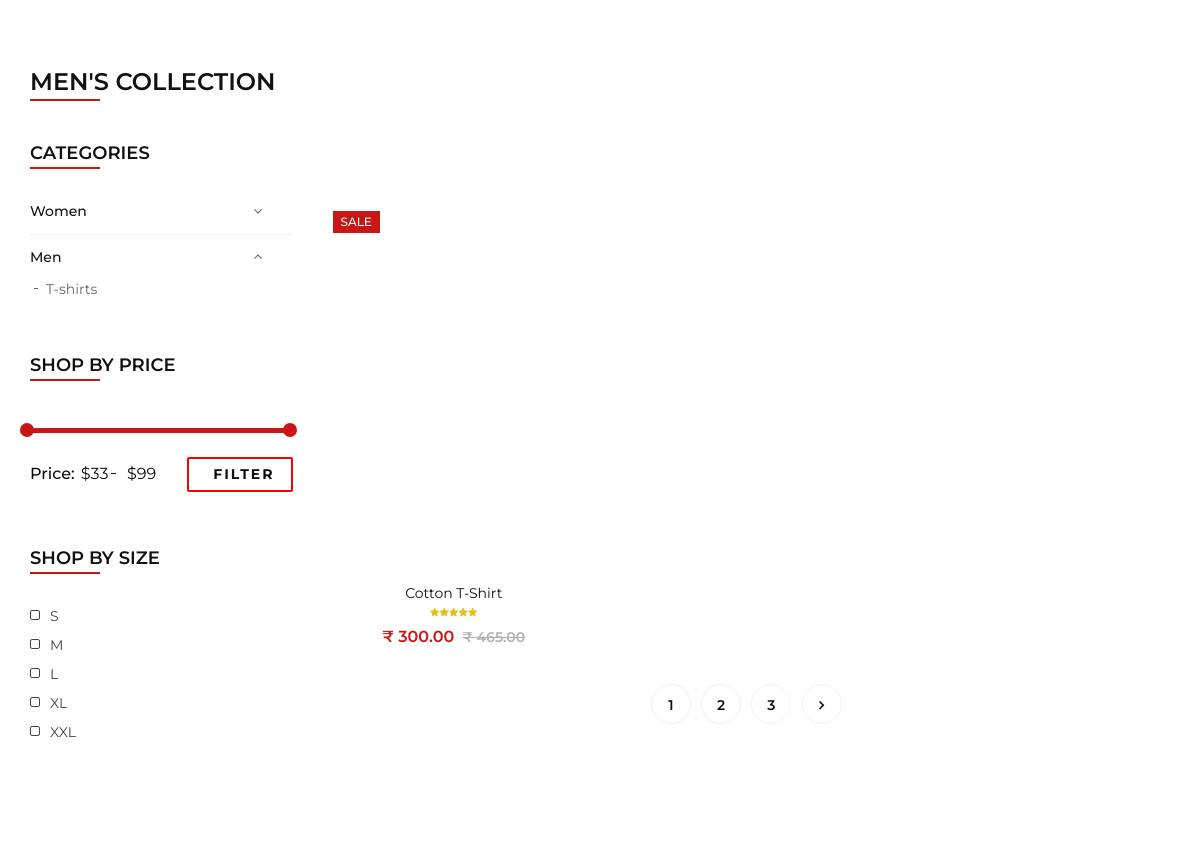
Page /men/ (middle part) on the earlier database version.
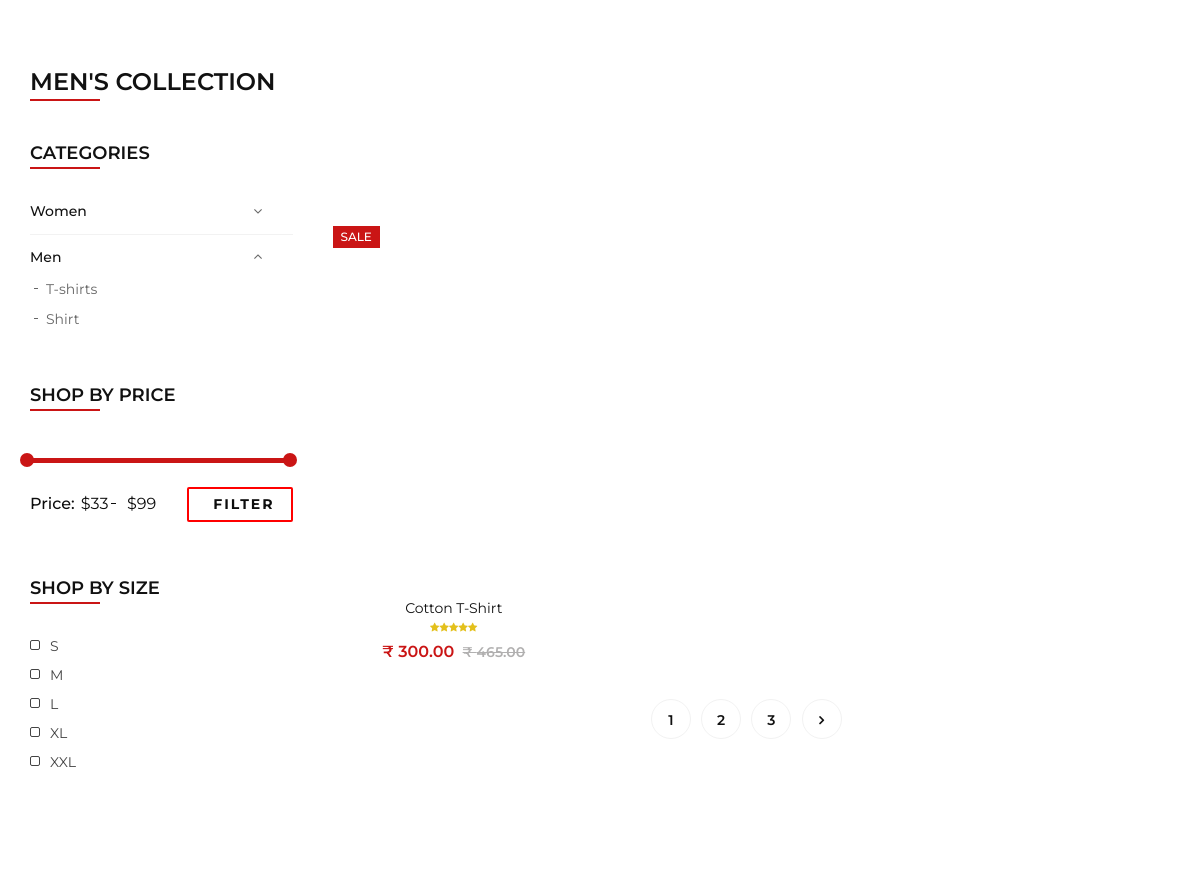
Same page on the later database version.
### myapp/models.py (models this page shows, shortened)
class SubCategory(models.Model):
    category = models.ForeignKey(
        Category,
        on_delete=models.CASCADE,
        related_name="subcategories"
    )
    name = models.CharField(max_length=100)
    slug = models.SlugField(unique=True, blank=True)

class Product(models.Model):
    category = models.ForeignKey(
        Category,
        on_delete=models.CASCADE
    )
    subcategory = models.ForeignKey(
        SubCategory,
        on_delete=models.CASCADE
    )
    name = models.CharField(max_length=200)
    slug = models.SlugField(unique=True, blank=True)
    image = models.ImageField(upload_to='products/')
    description = models.TextField()
    price = models.DecimalField(max_digits=10, decimal_places=2)
    discount_price = models.DecimalField(
        max_digits=10,
        decimal_places=2,
        blank=True,
        null=True
    )
    stock = models.PositiveIntegerField(default=0)
    is_available = models.BooleanField(default=True)
    is_new = models.BooleanField(default=False)
    is_sale = models.BooleanField(default=False)
    is_home = models.BooleanField(default=False)

### myapp/views.py (the view)
# urls.py: path('men/', views.men, name='men'),
def men(request):
    products = Product.objects.filter(
        category__slug="men",
        is_available=True
    )
    subcategories = SubCategory.objects.filter(
        category__slug="men"
    )
    context = {
        "products": products,
        "subcategories": subcategories,
    }
    return render(request, "men.html", context)

### myapp/templates/men.html (shortened to what this page needs)
{% load static %}
<!DOCTYPE html>
<html lang="zxx">
<head>
    <link rel="stylesheet" href="{% static 'css/bootstrap.min.css' %}" type="text/css">
    <link rel="stylesheet" href="{% static 'css/font-awesome.min.css' %}" type="text/css">
    <link rel="stylesheet" href="{% static 'css/elegant-icons.css' %}" type="text/css">
    <link rel="stylesheet" href="{% static 'css/jquery-ui.min.css' %}" type="text/css">
    <link rel="stylesheet" href="{% static 'css/magnific-popup.css' %}" type="text/css">
    <link rel="stylesheet" href="{% static 'css/owl.carousel.min.css' %}" type="text/css">
    <link rel="stylesheet" href="{% static 'css/slicknav.min.css' %}" type="text/css">
    <link rel="stylesheet" href="{% static 'css/style.css' %}" type="text/css">
</head>
<body>
    <section class="shop spad" id="men-products">
        <div class="container">
            <div class="row">
                <div class="col-lg-12">
                    <div class="section-title">
                        <h4>Men's Collection</h4>
                    </div>
                </div>
            </div>
            <div class="row">
                <div class="col-lg-3 col-md-3">
                    <div class="shop__sidebar">
                        <div class="sidebar__categories">
                            <div class="section-title">
                                <h4>Categories</h4>
                            </div>
                            <div class="categories__accordion">
                                <div class="accordion" id="menAccordion">
                                    <div class="card">
                                        <div class="card-heading">
                                            <a data-toggle="collapse" data-target="#womenCollapseOne">Women</a>
                                        </div>
                                    </div>
                                    <div class="card">
                                        <div class="card-heading active">
                                            <a data-toggle="collapse" data-target="#menCollapseOne">Men</a>
                                        </div>
                                        <div id="menCollapseOne" class="collapse show" data-parent="#menAccordion">
                                            <div class="card-body">
                                                <ul>
{% for sub in subcategories %}
<li><a href="{% url 'men_subcategory' sub.slug %}">{{ sub.name }}</a></li>
{% endfor %}
</ul>
                                            </div>
                                        </div>
                                    </div>
                                </div>
                            </div>
                        </div>
                        <div class="sidebar__filter">
                            <div class="section-title">
                                <h4>Shop by price</h4>
                            </div>
                            <div class="filter-range-wrap">
                                <div class="price-range ui-slider ui-corner-all ui-slider-horizontal ui-widget ui-widget-content" data-min="33" data-max="99"></div>
                                <div class="range-slider">
                                    <div class="price-input">
                                        <p>Price:</p>
                                        <input type="text" id="minamount">
                                        <input type="text" id="maxamount">
                                    </div>
                                </div>
                            </div>
                            <a href="#">Filter</a>
                        </div>
                        <div class="sidebar__sizes">
                            <div class="section-title">
                                <h4>Shop by size</h4>
                            </div>
                            <div class="size__list">
                                <label for="m-s">s<input type="checkbox" id="m-s"><span class="checkmark"></span></label>
                                <label for="m-m">m<input type="checkbox" id="m-m"><span class="checkmark"></span></label>
                                <label for="m-l">l<input type="checkbox" id="m-l"><span class="checkmark"></span></label>
                                <label for="m-xl">xl<input type="checkbox" id="m-xl"><span class="checkmark"></span></label>
                                <label for="m-xxl">xxl<input type="checkbox" id="m-xxl"><span class="checkmark"></span></label>
                            </div>
                        </div>
                    </div>
                </div>
                <div class="col-lg-9 col-md-9">
<div class="row">
{% for product in products %}
<div class="col-lg-4 col-md-6">
<div class="product__item {% if product.is_sale %}sale{% endif %}">
<div class="product__item__pic set-bg" data-setbg="{{ product.image.url }}">
{% if product.is_new %}<div class="label new">New</div>{% endif %}
{% if product.is_sale %}<div class="label sale">Sale</div>{% endif %}
<ul class="product__hover">
</ul></div>
<div class="product__item__text">
<h6><a href="{% url 'product-details' product.slug %}">{{ product.name }}</a></h6>
 <div class="rating">
                                        <i class="fa fa-star"></i>
                                        <i class="fa fa-star"></i>
                                        <i class="fa fa-star"></i>
                                        <i class="fa fa-star"></i>
                                        <i class="fa fa-star"></i>
                                    </div><div class="product__price">{% if product.discount_price %}₹ {{ product.discount_price }} <span>₹ {{ product.price }}</span>{% else %}₹ {{ product.price }}{% endif %}</div>
</div></div></div>
{% endfor %}
<div class="col-lg-12 text-center">
                            <div class="pagination__option">
                                <a href="#">1</a>
                                <a href="#">2</a>
                                <a href="#">3</a>
                                <a href="#"><i class="fa fa-angle-right"></i></a>
                            </div>
                        </div>
                    </div>
                </div>
            </div>
        </div>
    </section>
</body>
</html>

Differences in the rows shown:
added SubCategory: name "Shirt"
